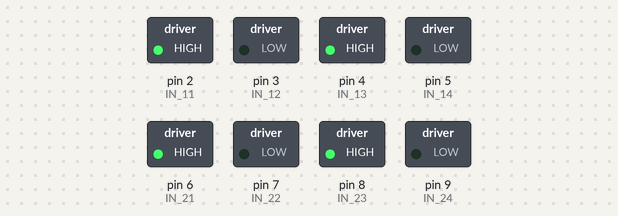
Simulated run of this sketch. Board: Arduino Uno, built with avr-gcc and run on an emulated ATmega328P. Parts: switched loads named in the sketch (green lamp = pin HIGH).

Above: at 0.05 s.
At 3.75 s:
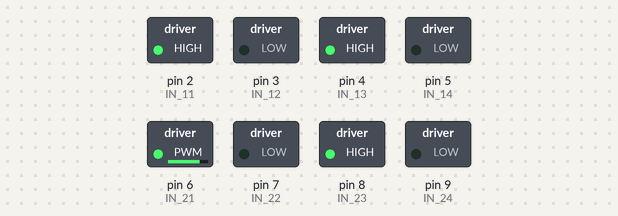
At 5.55 s:
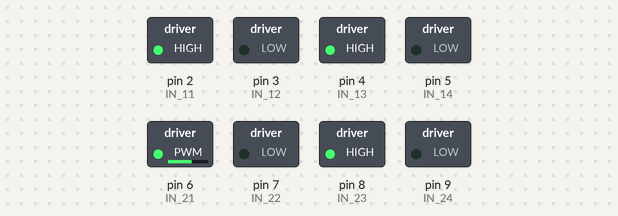
At 7.45 s:
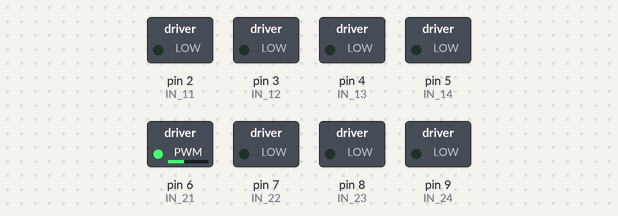
At 9.95 s:
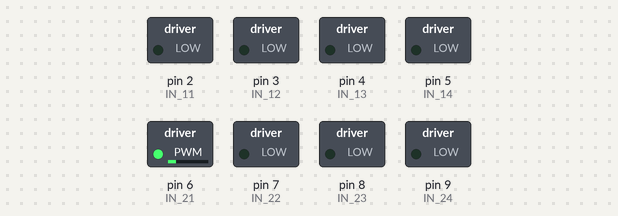
At 14.95 s:
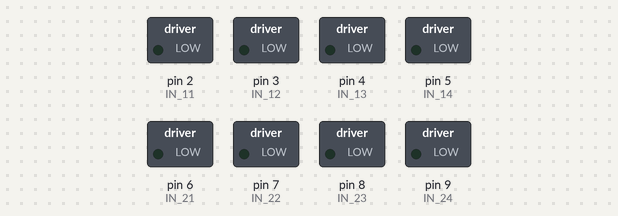
Timing chart, 0 to 19.5 s (numbered marks = the images above):
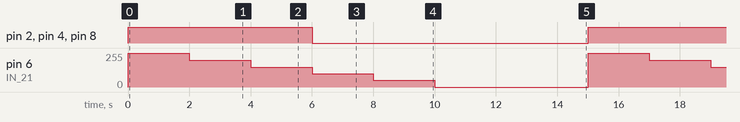

The sketch:

omniwheel.ino
```cpp
//MECANUM WHEELS ROBOT
//ROBOT LK

#define IN_11  2        // L298N #1 in 4 motor Front Right
#define IN_12  3        // L298N #1 in 3 motor Front Right
#define IN_13  4        // L298N #1 in 2 motor Front Left
#define IN_14  5        // L298N #1 in 1 motor Front Left

#define IN_21  6        // L298N #2 in 4 motor Back Left
#define IN_22  7       // L298N #2 in 3 motor Back Left
#define IN_23  8       // L298N #2 in 2 motor Back Right
#define IN_24  9      // L298N #2 in 1 motor Back Right

//ROBOT LK


int command;             //Int to store app command state.
boolean state = 1;


void stopRobot() {
  digitalWrite(IN_11, LOW);
  digitalWrite(IN_12, LOW);

  digitalWrite(IN_13, LOW);
  digitalWrite(IN_14, LOW);

  digitalWrite(IN_24, LOW);
  digitalWrite(IN_23, LOW);

  digitalWrite(IN_22, LOW);
  digitalWrite(IN_21, LOW);

}
void back() {
  digitalWrite(IN_11, LOW);
  digitalWrite(IN_12, HIGH);

  digitalWrite(IN_13, LOW);
  digitalWrite(IN_14, HIGH);

  digitalWrite(IN_24, HIGH);
  digitalWrite(IN_23, LOW);

  digitalWrite(IN_22, HIGH);
  digitalWrite(IN_21, LOW);

}
void forward (int speed) {
  analogWrite(IN_11, speed); // Kecepatan motor Front Right
  digitalWrite(IN_12, LOW);

  analogWrite(IN_13, speed); // Kecepatan motor Front Left
  digitalWrite(IN_14, LOW);

  digitalWrite(IN_24, LOW);
  analogWrite(IN_23, speed); // Kecepatan motor Back Right

  digitalWrite(IN_22, LOW);
  analogWrite(IN_21, speed); // Kecepatan motor Back Left
}

void left() {
  digitalWrite(IN_11, HIGH);
  digitalWrite(IN_12, LOW);

  digitalWrite(IN_13, LOW);
  digitalWrite(IN_14, HIGH);

  digitalWrite(IN_24, LOW);
  digitalWrite(IN_23, HIGH);

  digitalWrite(IN_22, HIGH);
  digitalWrite(IN_21, LOW);

}
void right() {
  digitalWrite(IN_11, LOW);
  digitalWrite(IN_12, HIGH);

  digitalWrite(IN_13, HIGH);
  digitalWrite(IN_14, LOW);

  digitalWrite(IN_24, HIGH);
  digitalWrite(IN_23, LOW);

  digitalWrite(IN_22, LOW);
  digitalWrite(IN_21, HIGH);

}
void superleft () {
  digitalWrite(IN_11, LOW);
  digitalWrite(IN_12, HIGH);

  digitalWrite(IN_13, HIGH);
  digitalWrite(IN_14, LOW);

  digitalWrite(IN_24, LOW);
  digitalWrite(IN_23, HIGH);

  digitalWrite(IN_22, HIGH);
  digitalWrite(IN_21, LOW);

}
void superright () {
  digitalWrite(IN_11, HIGH);
  digitalWrite(IN_12, LOW);

  digitalWrite(IN_13, LOW);
  digitalWrite(IN_14, HIGH);

  digitalWrite(IN_24, HIGH);
  digitalWrite(IN_23, LOW);

  digitalWrite(IN_22, LOW);
  digitalWrite(IN_21, HIGH);

}
void forwardright () {
  digitalWrite(IN_11, LOW);
  digitalWrite(IN_12, LOW);

  digitalWrite(IN_13, HIGH);
  digitalWrite(IN_14, LOW);

  digitalWrite(IN_24, LOW);
  digitalWrite(IN_23, LOW);

  digitalWrite(IN_22, LOW);
  digitalWrite(IN_21, HIGH);

}
void forwardleft () {
  digitalWrite(IN_11, HIGH);
  digitalWrite(IN_12, LOW);

  digitalWrite(IN_13, LOW);
  digitalWrite(IN_14, LOW);

  digitalWrite(IN_24, LOW);
  digitalWrite(IN_23, HIGH);

  digitalWrite(IN_22, LOW);
  digitalWrite(IN_21, LOW);

}
void backleft () {
  digitalWrite(IN_11, LOW);
  digitalWrite(IN_12, HIGH);

  digitalWrite(IN_13, LOW);
  digitalWrite(IN_14, LOW);

  digitalWrite(IN_24, HIGH);
  digitalWrite(IN_23, LOW);

  digitalWrite(IN_22, LOW);
  digitalWrite(IN_21, LOW);

}
void backright () {
  digitalWrite(IN_11, LOW);
  digitalWrite(IN_12, LOW);

  digitalWrite(IN_13, LOW);
  digitalWrite(IN_14, HIGH);

  digitalWrite(IN_24, LOW);
  digitalWrite(IN_23, LOW);

  digitalWrite(IN_22, HIGH);
  digitalWrite(IN_21, LOW);

}
void setup() {
  Serial.begin (9600);

  pinMode(IN_11, OUTPUT);
  pinMode(IN_12, OUTPUT);
  pinMode(IN_13, OUTPUT);
  pinMode(IN_14, OUTPUT);

  pinMode(IN_21, OUTPUT);
  pinMode(IN_22, OUTPUT);
  pinMode(IN_23, OUTPUT);
  pinMode(IN_24, OUTPUT);


}
//ROBOT LK

void loop() {
  forward(255);delay(2000);
  forward(200);delay(2000);
  forward(150);delay(2000);
  forward(100);delay(2000);
  forward(50);delay(2000);
  stopRobot();delay(5000);
}
```

Measured:
- by itself, pin 2 (IN_11), pin 4 (IN_13), pin 8 (IN_23): alternates HIGH for 6.0 s and LOW for 9.0 s
- by itself, pin 6 (IN_21): repeats every 15.0 s: 200/255 2.0 s, 150/255 2.0 s, 100/255 2.0 s, 50/255 2.0 s, 0/255 5.0 s, 255/255 2.0 s
